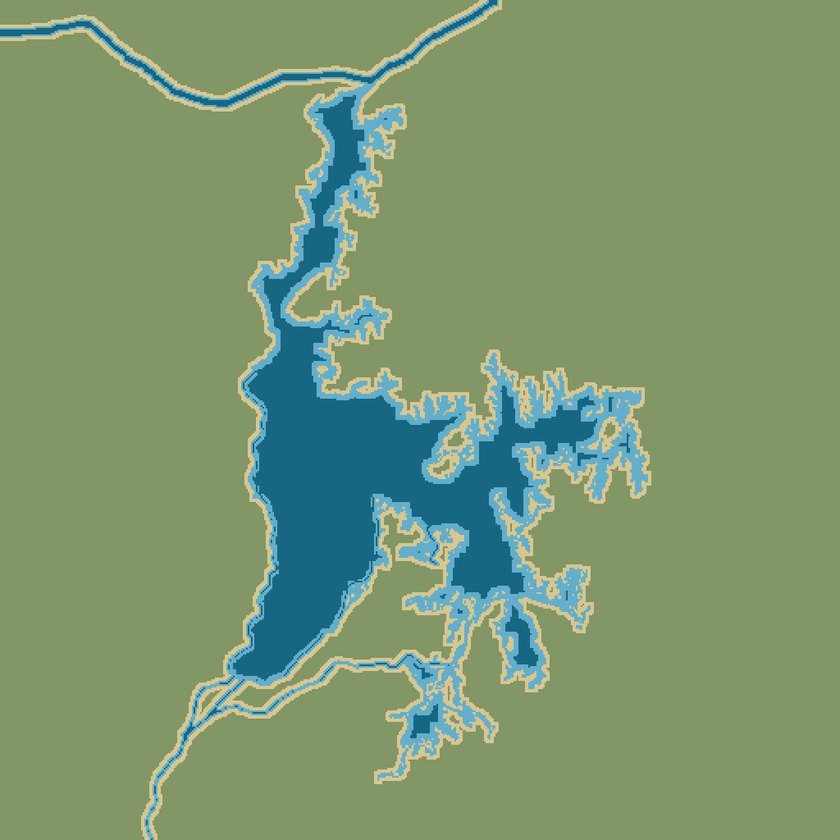
#> input picture assets/art/poyang-terrain-base.png, 840 x 840 px, shrunk from 1024 x 1024 before the run
$ python generate_lake_distance_field.py
#> lines starting #> are read from the running program, lines starting #| are printed output that depends on the picture; after the words box and inside, x2 and y2 are one past the last pixel; in counts of white or black regions, pixels touching at a corner belong together
"""Bake shoreline distance data, without changing the terrain artwork.

Red stores signed distance in source pixels (-64..64). Green limits lake
movement to the lake basin, leaving the off-screen river routes unchanged.
"""
from pathlib import Path
import numpy as np
from PIL import Image

ROOT = Path(__file__).resolve().parents[1]
pixels = np.asarray(Image.open(ROOT / "assets/art/poyang-terrain-base.png").convert("RGB"))
#> pixels is the input picture: shape (840, 840, 3); mean R, G, B 123.8, 150, 112
water = (pixels[:, :, 2] > pixels[:, :, 1]) & (pixels[:, :, 1] > pixels[:, :, 0])
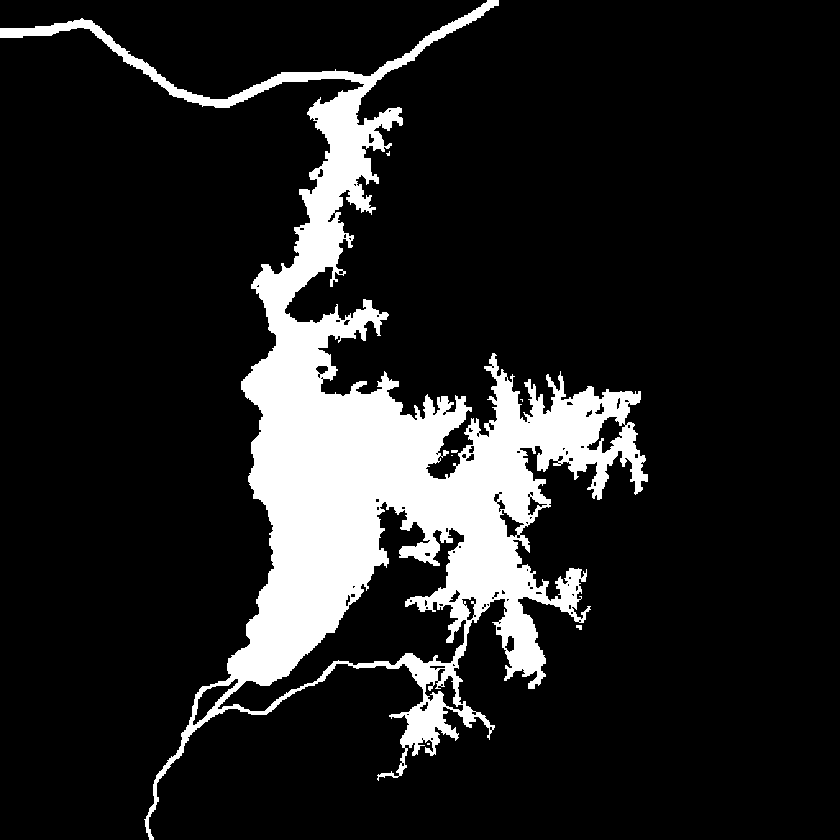
#> water: shape (840, 840) bool; 13.5% white; 7 white regions (4 under 20 px), largest, box (x1, y1, x2, y2) and area: (0, 0, 648, 840) 95106, (576, 625, 582, 630) 24, (451, 450, 458, 453) 20
def pixel_distance(mask):
    """Eight-neighbor pixel distance, clipped at the shader's 64px range."""
    reached = mask.copy()
    result = np.full(mask.shape, 64, dtype=np.float32)
    result[mask] = 0
    for step in range(1, 65):
        padded = np.pad(reached, 1, constant_values=False)
        expanded = np.logical_or.reduce([
            padded[dy:dy + mask.shape[0], dx:dx + mask.shape[1]]
            for dy in range(3) for dx in range(3)
        ])
        result[expanded & ~reached] = step
        reached = expanded
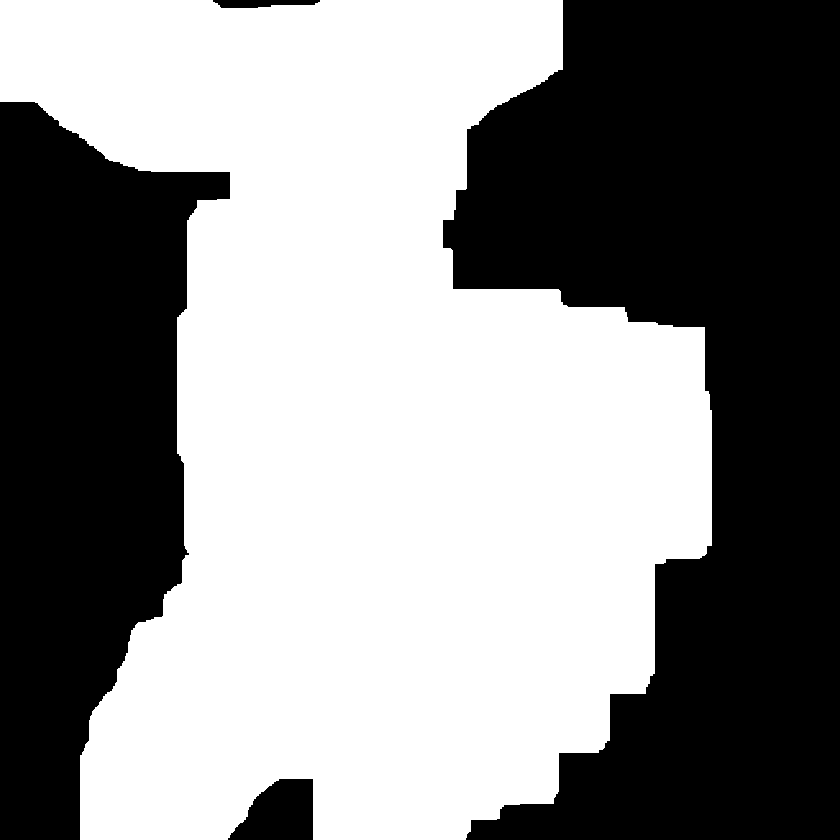
#> reached: shape (840, 840) bool; 54.7% white; 4 black regions, box (x1, y1, x2, y2) and area: (443, 0, 840, 840) 205253, (0, 102, 230, 840) 109661, (228, 779, 313, 840) 3814, (213, 0, 320, 8) 650
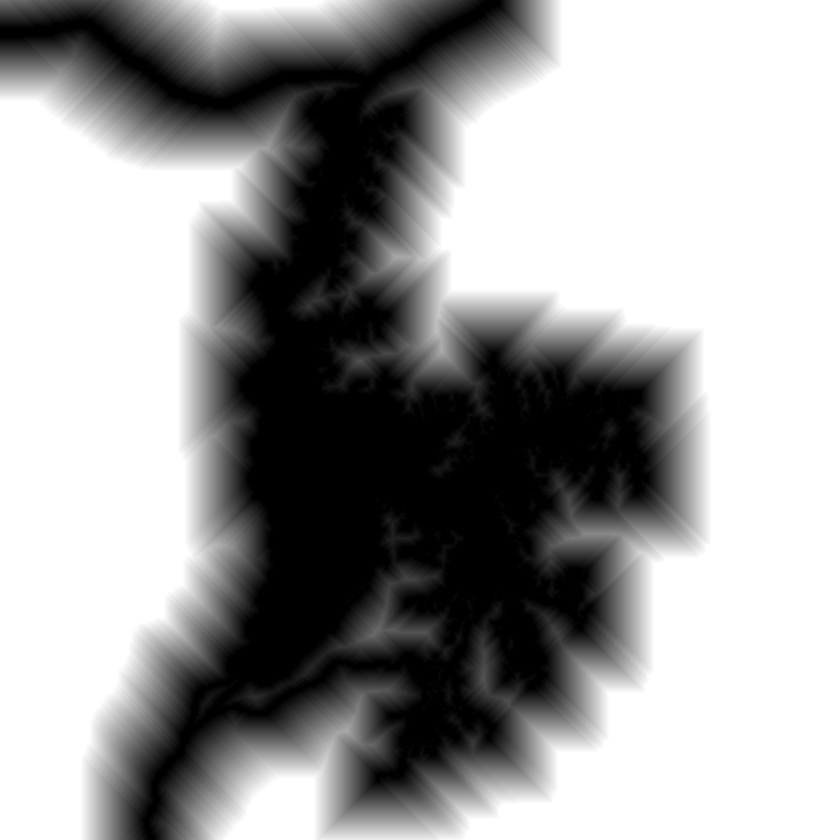
#> result: shape (840, 840) float32; min 0, max 64, mean 39.8; drawn with min black and max white
    return result

distance = pixel_distance(water) - pixel_distance(~water)
#> after the loop in pixel_distance (call 2), `for step in range(1, 65):`: reached: shape (840, 840) bool; every value is 1
#> after the loop in pixel_distance (call 2), `for step in range(1, 65):`:
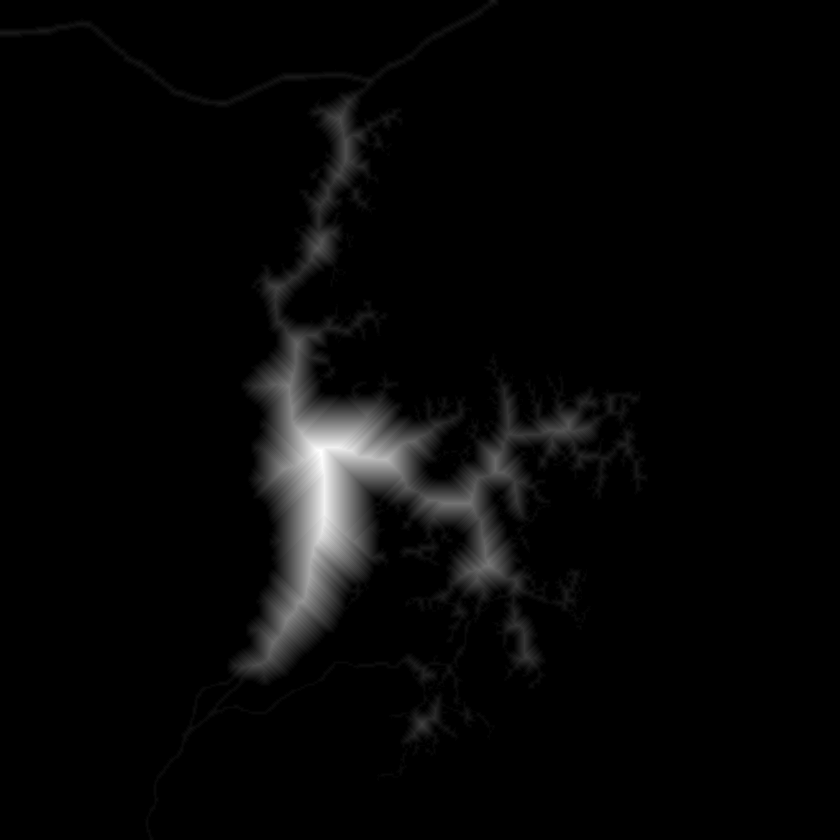
#> result: shape (840, 840) float32; min 0, max 55, mean 1.5; drawn with min black and max white
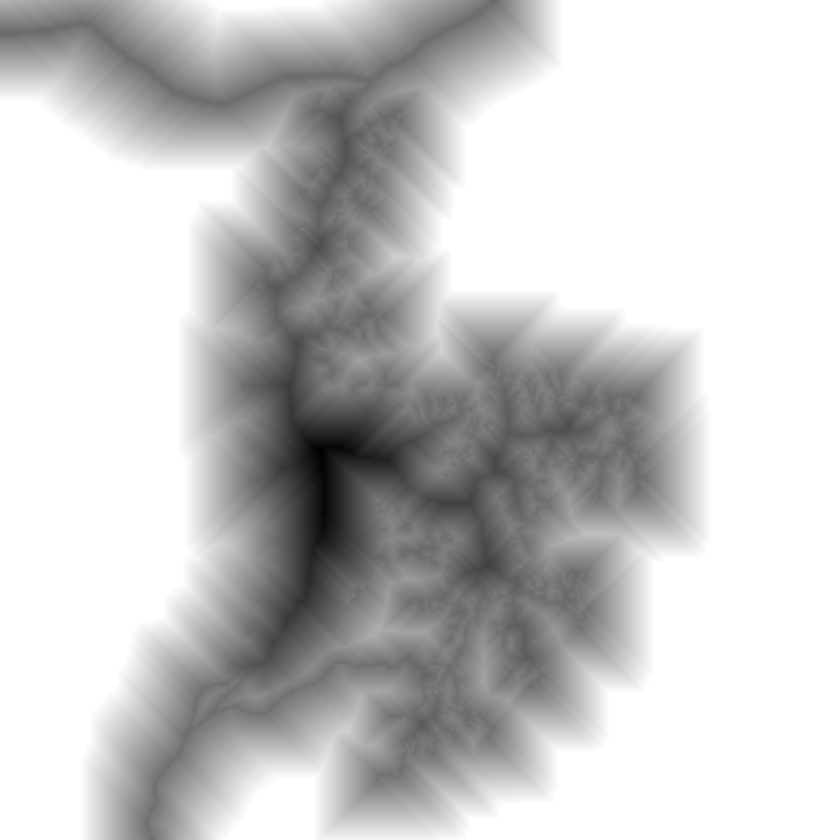
#> distance: shape (840, 840) float32; min -55, max 64, mean 38.4; drawn with min black and max white
y, x = np.mgrid[:water.shape[0], :water.shape[1]]
u, v = x / water.shape[1], y / water.shape[0]
influence = np.minimum.reduce([
    np.clip((v - .18) / .05, 0, 1), np.clip((.86 - v) / .05, 0, 1),
    np.clip((u - .24) / .04, 0, 1), np.clip((.83 - u) / .04, 0, 1),
])
data = np.zeros((*water.shape, 3), dtype=np.uint8)
data[:, :, 0] = np.rint(np.clip(.5 + distance / 128, 0, 1) * 255).astype(np.uint8)
data[:, :, 1] = np.rint(influence * 255).astype(np.uint8)
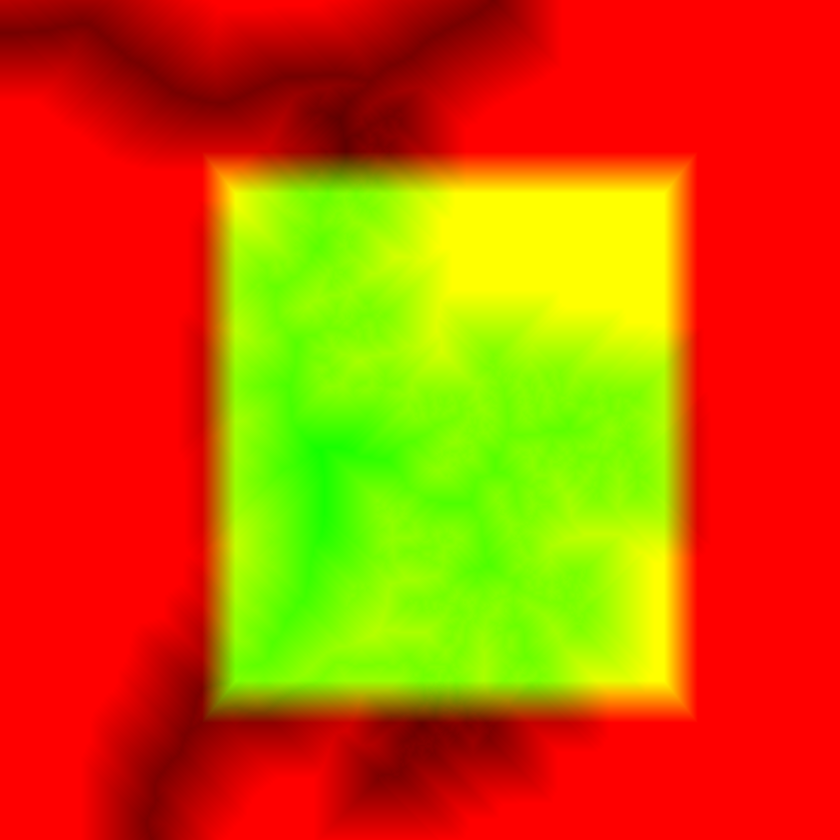
#> data: shape (840, 840, 3); mean of channels 0, 1, 2 203.9, 88.5, 0; drawn as R, G, B
Image.fromarray(data).save(ROOT / "assets/art/lake-shore-distance.png")
print("Baked lake shoreline distance field")
